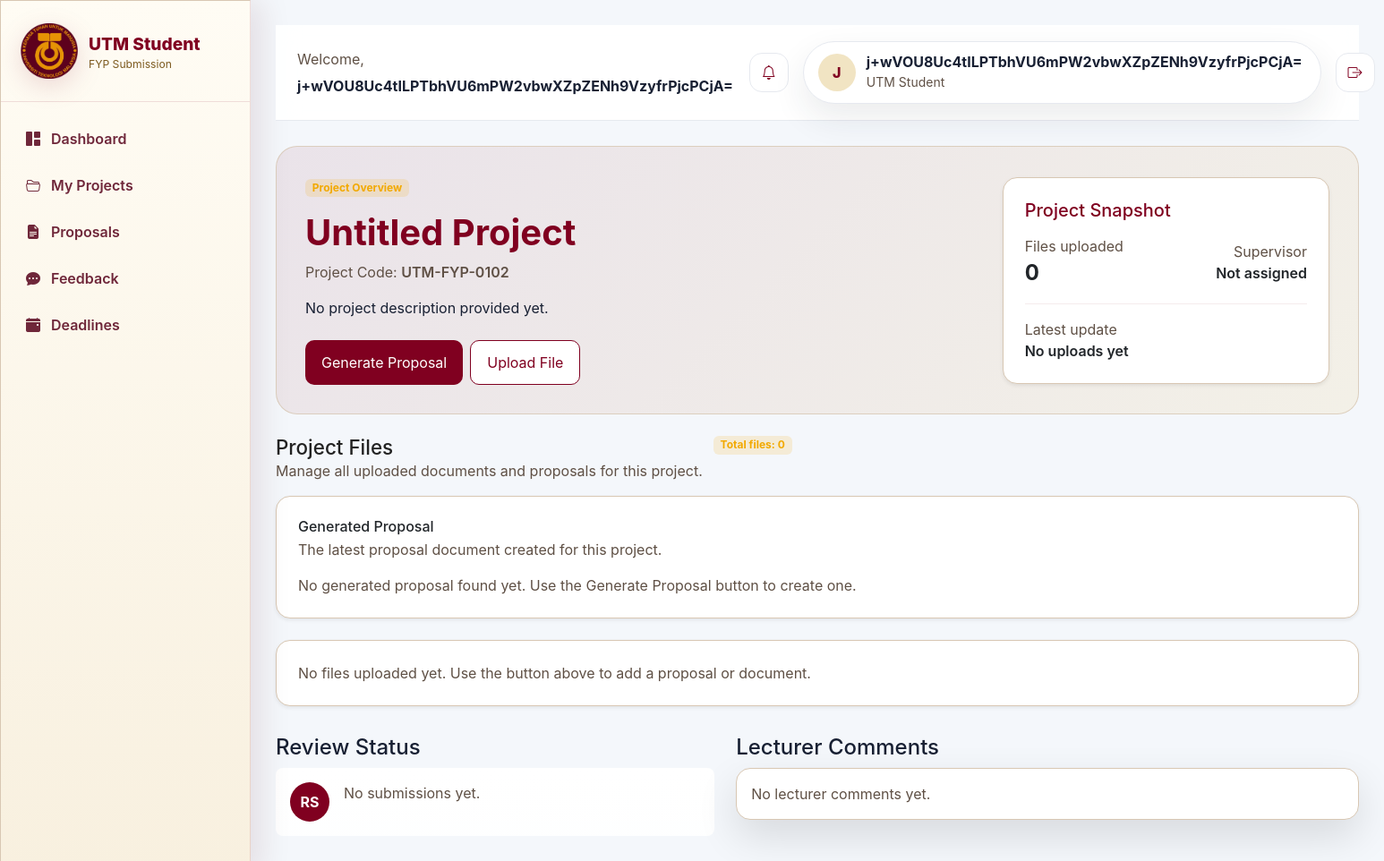
Page /student/student_project.php?project_id=102 (signed in) on the earlier database version.
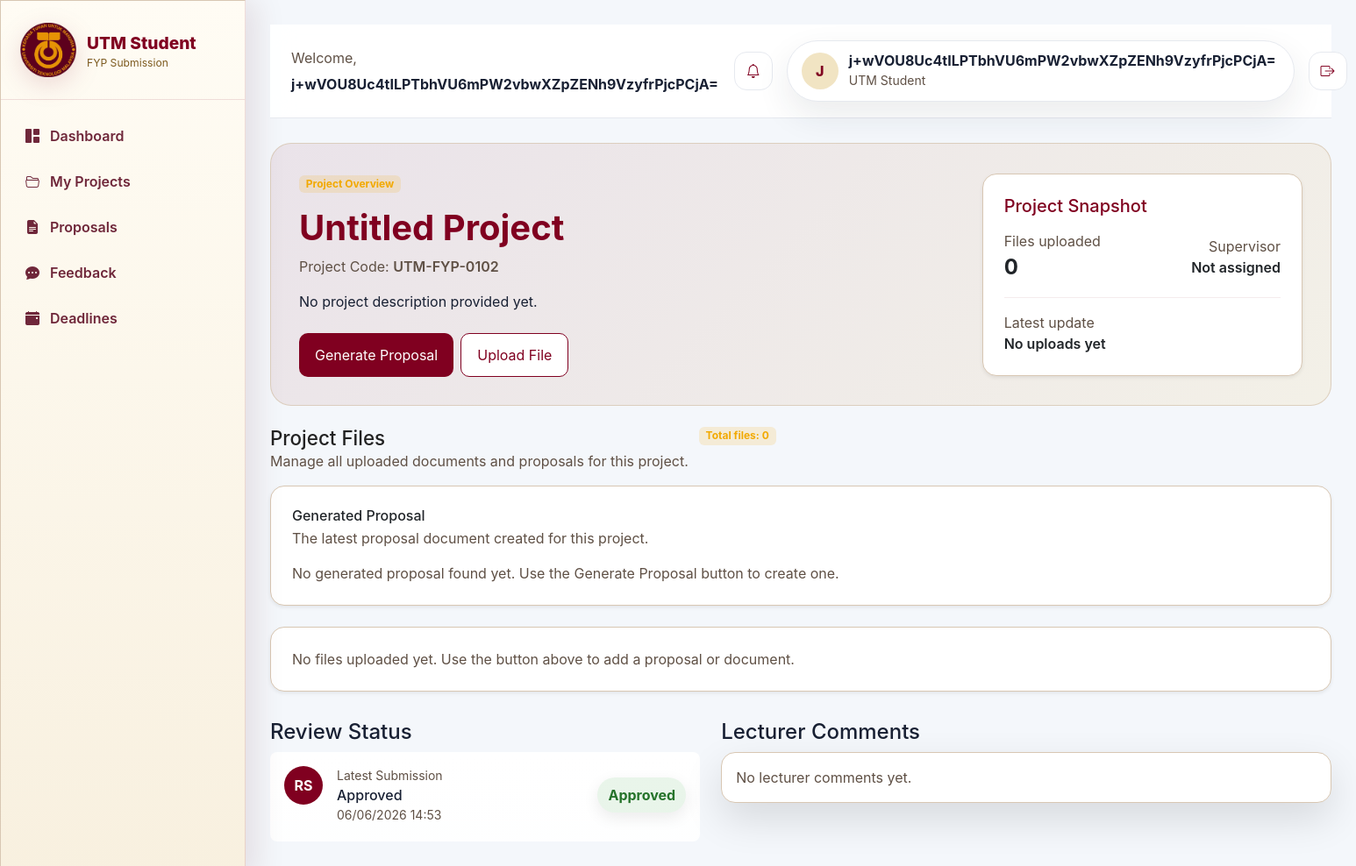
Same page on the later database version.
### tables this page shows
CREATE TABLE submissions (
  submission_id INTEGER PRIMARY KEY AUTOINCREMENT,
  project_id INTEGER NOT NULL REFERENCES projects(project_id),
  submitted_at DATETIME DEFAULT CURRENT_TIMESTAMP,
  status TEXT CHECK (status IN ('pending','approved','rejected'))
);

### database/encryption.php (called while the page is built, shortened)
<?php
function getEncryptionKey(): string {
    $key = bin2hex(random_bytes(32));
    return $key;
}
function decryptData(string $encoded): string {
    $key = hex2bin(getEncryptionKey());
    $data = base64_decode($encoded);
    $iv = substr($data, 0, 12);
    $tag = substr($data, 12, 16);
    $ciphertext = substr($data, 28);
    $result = openssl_decrypt($ciphertext, 'aes-256-gcm', $key, OPENSSL_RAW_DATA, $iv, $tag, '');
    if ($result === false) {
        throw new RuntimeException('Decryption failed');
    }
    return $result;
}

### student/student_project.php (the view, shortened to what the changed rows need)
<?php
require_once __DIR__ . '/../database/db.php';
require_once __DIR__ . '/../database/encryption.php';
$studentId = (int) ($_SESSION['user_id'] ?? 0);
$projectId = (int) ($_GET['project_id'] ?? 0);
function student_project_decrypt(?string $value): string
{
    if ($value === null || $value === '') {
        return '';
    }
    try {
        return decryptData($value);
    } catch (Throwable $error) {
        return '';
    }
}
$title = 'Untitled Project';
$submissionHistory = [];
$statusLabels = ['pending' => 'Pending Review', 'approved' => 'Approved', 'rejected' => 'Rejected'];
$statusClasses = ['pending' => 'status-pending', 'approved' => 'status-approved', 'rejected' => 'status-rejected'];
try {
    $stmt = $db->prepare(
        "SELECT p.project_id, p.title_encrypted, p.description_encrypted, p.category_encrypted, p.study_year, p.created_at,
                p.lecturer_id, u.name_encrypted AS lecturer_name,
                latest.status AS latest_status, latest.submitted_at AS latest_submitted_at
         FROM projects p
         LEFT JOIN users u ON p.lecturer_id = u.user_id
         LEFT JOIN submissions latest ON latest.submission_id = (
             SELECT submission_id FROM submissions
             WHERE project_id = p.project_id
             ORDER BY submitted_at DESC
             LIMIT 1
         )
         INNER JOIN project_members my_pm
             ON my_pm.project_id = p.project_id
            AND my_pm.user_id = ?
         WHERE p.project_id = ?"
    );
    $stmt->execute([$studentId, $projectId]);
    $row = $stmt->fetch(PDO::FETCH_ASSOC);
    $title = student_project_decrypt($row['title_encrypted'] ?? '') ?: 'Untitled Project';
    $submissionStmt = $db->prepare(
        "SELECT submission_id, status, submitted_at
         FROM submissions
         WHERE project_id = ?
         ORDER BY submitted_at DESC
         LIMIT 1"
    );
    $submissionStmt->execute([$projectId]);
    $submissionHistory = $submissionStmt->fetchAll(PDO::FETCH_ASSOC);
} catch (Throwable $e) {
    $_SESSION['student_flash'] = 'Error: ' . $e->getMessage();
    $_SESSION['student_flash_type'] = 'danger';
    header('Location: student_projects.php');
    exit;
}
require_once __DIR__ . '/student_header.php';
?>
<section>
        <div class="hero-panel mb-4">
            <div class="row align-items-center gx-4">
                <div class="col-lg-8">
                    <h1 class="display-6 fw-bold mb-2"><?= htmlspecialchars($title) ?></h1>
                </div>
                <div class="col-lg-4 mt-4 mt-lg-0">
                    <div class="card border-utm rounded-4 p-4 shadow-sm">
                        <h2 class="h5 mb-3">Project Snapshot</h2>
                    </div>
                </div>
            </div>
        </div>
        <div class="section-title mt-4">
            <div>
                <h2>Project Files</h2>
            </div>
        </div>
        <div class="row g-4 mt-2">
            <div class="col-12 col-lg-5">
                <div class="comment-card border-utm rounded-3 p-3 mb-3">
                    <div class="d-flex gap-3">
                        <div class="flex-grow-1">
                            <?php if (empty($submissionHistory)): ?>
                                <div class="text-muted">No submissions yet.</div>
                            <?php else:
                                $latest = $submissionHistory[0];
                                $status = (string) ($latest['status'] ?? 'pending');
                            ?>
                                <div class="d-flex align-items-center justify-content-between mb-1">
                                    <div>
                                        <div class="small text-muted">Latest Submission</div>
                                        <strong class="h6 mb-0"><?= htmlspecialchars($statusLabels[$status] ?? ucfirst($status)) ?></strong>
                                        <div class="small text-muted"><?= !empty($latest['submitted_at']) ? htmlspecialchars(date('d/m/Y H:i', strtotime((string)$latest['submitted_at']))) : '' ?></div>
                                    </div>
                                    <div>
                                        <span class="status-chip <?= htmlspecialchars($statusClasses[$status] ?? 'status-pending') ?>"><?= htmlspecialchars(ucfirst($status)) ?></span>
                                    </div>
                                </div>
                            <?php endif; ?>
                        </div>
                    </div>
                </div>
            </div>
            </div>
</section>
</main>
</div>
</body>
</html>

Differences in the rows shown:
added submissions: status "Approved", submitted_at "06/06/2026 14:53"
Other differences:
text no longer shown: "No submissions yet."
text now shown: "Latest Submission"
